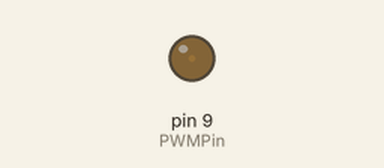
Recording of a sketch running on a simulated Arduino Uno, built with avr-gcc and run on an emulated ATmega328P. Shown: output pins drawn as LEDs (lit = HIGH).

Above: at 0.05 s.
At 0.95 s:
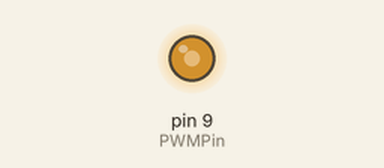
At 1.4 s:
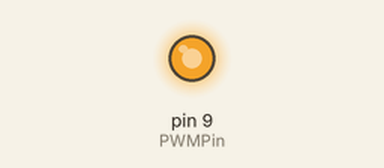
At 2.75 s:
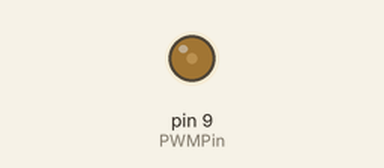
Timing chart, 0 to 7.0 s (numbered marks = the images above):
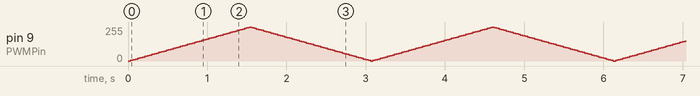

The sketch:

07_PWM.ino
```cpp
//呼吸灯效果，利用PWM来调节模拟信号输出的强度


int PWMPin = 9;
//用于PWM信号输出强度
int brightness = 0;
//这个数字越小，呼吸灯的节奏越慢
int fadeAmount = 5;

void setup() {
  // put your setup code here, to run once:
  pinMode(PWMPin,OUTPUT);

}

void loop() {
  // put your main code here, to run repeatedly:
  analogWrite(PWMPin, brightness);
  brightness = brightness + fadeAmount;
  if(brightness <0)
      brightness = 0;
  if(brightness > 255)
      brightness = 255;
  // in UNO r3, it is 0~255 for PWM output.
  if(brightness == 0|| brightness == 255)
     fadeAmount = - fadeAmount;
  delay(30);
}
```
